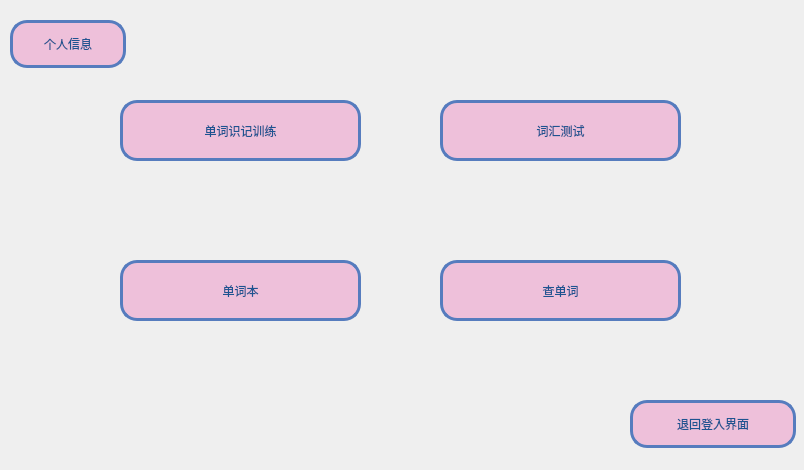
<?xml version="1.0" encoding="UTF-8"?>
<ui version="4.0">
 <class>Word_Main_meun</class>
 <widget class="QWidget" name="Word_Main_meun">
  <property name="geometry">
   <rect>
    <x>0</x>
    <y>0</y>
    <width>804</width>
    <height>470</height>
   </rect>
  </property>
  <property name="windowTitle">
   <string>主菜单</string>
  </property>
  <property name="styleSheet">
   <string notr="true">#Word_Main_meun{border-image: url(:/Yosemite-Color-Block.png);}</string>
  </property>
  <widget class="QPushButton" name="but_words_training">
   <property name="geometry">
    <rect>
     <x>120</x>
     <y>100</y>
     <width>241</width>
     <height>61</height>
    </rect>
   </property>
   <property name="styleSheet">
    <string notr="true">/**正常情况下样式**/
QPushButton{
	font: 15pt &quot;微软雅黑&quot;;
    color: #1e5491;
    background-color: #eec0da;
    border-color: #567cbe;
    border-radius: 17px;
    border-style: solid;
    border-width: 3px;
    padding: 5px;
}

/**鼠标停留在按钮上的样式**/
QPushButton::hover{	
    color: #1e5491;
    background-color: #c0a1cc;
    border-color: #567cbe;
}

/**鼠标按压下去的样式**/
QPushButton::pressed,QPushButton::checked{
    color: #eddfed;
    background-color: #1c58a3;
}

/**按钮失能情况下样式**/
QPushButton::disabled{
    color: #FFFFFF;
    background-color: #dcdde1;
    border-color: #dcdde1;
}
</string>
   </property>
   <property name="text">
    <string>单词识记训练</string>
   </property>
  </widget>
  <widget class="QPushButton" name="but_words_test">
   <property name="geometry">
    <rect>
     <x>440</x>
     <y>100</y>
     <width>241</width>
     <height>61</height>
    </rect>
   </property>
   <property name="styleSheet">
    <string notr="true">/**正常情况下样式**/
QPushButton{
	font: 15pt &quot;微软雅黑&quot;;
    color: #1e5491;
    background-color: #eec0da;
    border-color: #567cbe;
    border-radius: 17px;
    border-style: solid;
    border-width: 3px;
    padding: 5px;
}

/**鼠标停留在按钮上的样式**/
QPushButton::hover{	
    color: #1e5491;
    background-color: #c0a1cc;
    border-color: #567cbe;
}

/**鼠标按压下去的样式**/
QPushButton::pressed,QPushButton::checked{
    color: #eddfed;
    background-color: #1c58a3;
}

/**按钮失能情况下样式**/
QPushButton::disabled{
    color: #FFFFFF;
    background-color: #dcdde1;
    border-color: #dcdde1;
}
</string>
   </property>
   <property name="text">
    <string>词汇测试</string>
   </property>
  </widget>
  <widget class="QPushButton" name="but_words_books">
   <property name="geometry">
    <rect>
     <x>120</x>
     <y>260</y>
     <width>241</width>
     <height>61</height>
    </rect>
   </property>
   <property name="styleSheet">
    <string notr="true">/**正常情况下样式**/
QPushButton{
	font: 15pt &quot;微软雅黑&quot;;
    color: #1e5491;
    background-color: #eec0da;
    border-color: #567cbe;
    border-radius: 17px;
    border-style: solid;
    border-width: 3px;
    padding: 5px;
}

/**鼠标停留在按钮上的样式**/
QPushButton::hover{	
    color: #1e5491;
    background-color: #c0a1cc;
    border-color: #567cbe;
}

/**鼠标按压下去的样式**/
QPushButton::pressed,QPushButton::checked{
    color: #eddfed;
    background-color: #1c58a3;
}

/**按钮失能情况下样式**/
QPushButton::disabled{
    color: #FFFFFF;
    background-color: #dcdde1;
    border-color: #dcdde1;
}
</string>
   </property>
   <property name="text">
    <string>单词本</string>
   </property>
  </widget>
  <widget class="QPushButton" name="but_lookup">
   <property name="geometry">
    <rect>
     <x>440</x>
     <y>260</y>
     <width>241</width>
     <height>61</height>
    </rect>
   </property>
   <property name="styleSheet">
    <string notr="true">/**正常情况下样式**/
QPushButton{
	font: 15pt &quot;微软雅黑&quot;;
    color: #1e5491;
    background-color: #eec0da;
    border-color: #567cbe;
    border-radius: 17px;
    border-style: solid;
    border-width: 3px;
    padding: 5px;
}

/**鼠标停留在按钮上的样式**/
QPushButton::hover{	
    color: #1e5491;
    background-color: #c0a1cc;
    border-color: #567cbe;
}

/**鼠标按压下去的样式**/
QPushButton::pressed,QPushButton::checked{
    color: #eddfed;
    background-color: #1c58a3;
}

/**按钮失能情况下样式**/
QPushButton::disabled{
    color: #FFFFFF;
    background-color: #dcdde1;
    border-color: #dcdde1;
}
</string>
   </property>
   <property name="text">
    <string>查单词</string>
   </property>
  </widget>
  <widget class="QPushButton" name="but_myinf">
   <property name="geometry">
    <rect>
     <x>10</x>
     <y>20</y>
     <width>116</width>
     <height>48</height>
    </rect>
   </property>
   <property name="styleSheet">
    <string notr="true">/**正常情况下样式**/
QPushButton{
	font: 15pt &quot;微软雅黑&quot;;
    color: #1e5491;
    background-color: #eec0da;
    border-color: #567cbe;
    border-radius: 17px;
    border-style: solid;
    border-width: 3px;
    padding: 5px;
}

/**鼠标停留在按钮上的样式**/
QPushButton::hover{	
    color: #1e5491;
    background-color: #c0a1cc;
    border-color: #567cbe;
}

/**鼠标按压下去的样式**/
QPushButton::pressed,QPushButton::checked{
    color: #eddfed;
    background-color: #1c58a3;
}

/**按钮失能情况下样式**/
QPushButton::disabled{
    color: #FFFFFF;
    background-color: #dcdde1;
    border-color: #dcdde1;
}
</string>
   </property>
   <property name="text">
    <string>个人信息</string>
   </property>
  </widget>
  <widget class="QPushButton" name="but_back_to">
   <property name="geometry">
    <rect>
     <x>630</x>
     <y>400</y>
     <width>166</width>
     <height>48</height>
    </rect>
   </property>
   <property name="styleSheet">
    <string notr="true">/**正常情况下样式**/
QPushButton{
	font: 15pt &quot;微软雅黑&quot;;
    color: #1e5491;
    background-color: #eec0da;
    border-color: #567cbe;
    border-radius: 17px;
    border-style: solid;
    border-width: 3px;
    padding: 5px;
}

/**鼠标停留在按钮上的样式**/
QPushButton::hover{	
    color: #1e5491;
    background-color: #c0a1cc;
    border-color: #567cbe;
}

/**鼠标按压下去的样式**/
QPushButton::pressed,QPushButton::checked{
    color: #eddfed;
    background-color: #1c58a3;
}

/**按钮失能情况下样式**/
QPushButton::disabled{
    color: #FFFFFF;
    background-color: #dcdde1;
    border-color: #dcdde1;
}
</string>
   </property>
   <property name="text">
    <string>退回登入界面</string>
   </property>
  </widget>
 </widget>
 <resources/>
 <connections/>
</ui>
